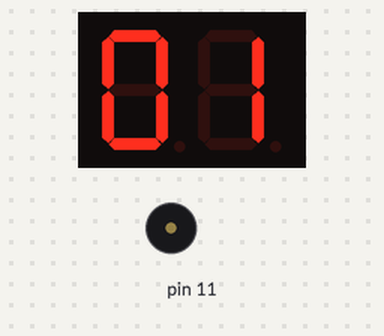
Simulated run of this program. Board: Arduino Uno, built with avr-gcc and run on an emulated ATmega328P. On the bench: 2-digit seven-segment display, buzzer (waves = sounding). Wiring (inferred from the names in the program): 2-digit 7-segment display, segments lit when HIGH: segments pin 4, pin 6, pin 2, pin 3, pin 5, pin 8, pin 7; digit selects pin 12, pin 13. The segment pins are drawn as the display they are named for.

Above: at 0.3 s.
At 9.85 s:
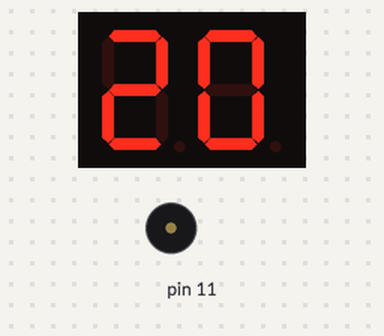
At 19.4 s:
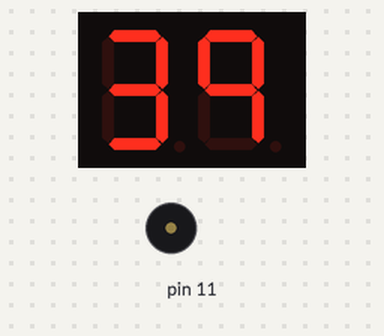
At 38.24 s:
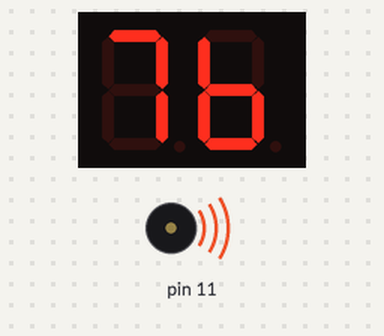
Timing chart, 0 to 40.0 s (numbered marks = the images above):
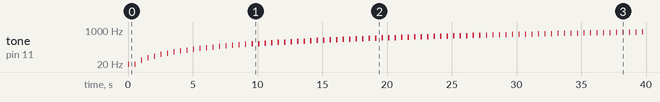

The program:

main.cpp
```cpp
#include <Arduino.h>

int segments[] = {4, 6, 2, 3, 5, 8, 7};
int digit[] = {0b00111111, 0b00000110, 0b01011011, 0b01001111, 0b01100110, 0b01101101, 0b01111100, 0b00000111, 0b01111111, 0b01100111, 0b01110111, 0b01111100, 0b00111001, 0b01011110, 0b01111001, 0b01110001};
int commonLeft = 12;
int commonRight = 13;

void printSymol(int symbol);

void setup()
{
  pinMode(11,OUTPUT);
  pinMode(commonLeft, OUTPUT);
  digitalWrite(commonLeft, HIGH);

  pinMode(commonRight, OUTPUT);
  digitalWrite(commonRight, HIGH);

  for (int i = 0; i < 7; i++)
  {
    pinMode(segments[i], OUTPUT);
    digitalWrite(segments[i], LOW);
  }
}
int left = 0;
int right = 0;
void setnumber(int num)
{
  left = (num / 10) % 10;
  right = num % 10;
}
void loop7seg()
{

  printSymol(left);

  digitalWrite(commonLeft, LOW);
  delay(2);
  digitalWrite(commonLeft, HIGH);
  printSymol(right);

  digitalWrite(commonRight, LOW);
  delay(2);
  digitalWrite(commonRight, HIGH);
}
unsigned long nextTimeToExecute = 0;
void loop()
{
loop7seg();
if(millis()>nextTimeToExecute){
  int currentNum = left * 10 + right;
  int nextNum = (currentNum + 1) %99;

    tone(11,10 * nextNum, 100);
  if(nextNum == 98){
     tone(11,200, 00);
  }

  setnumber(nextNum);
  nextTimeToExecute = millis()+500;

}


}

void printSymol(int symbol)
{
  for (int i = 0; i < 7; i++)
  {
    digitalWrite(segments[i], (digit[symbol] >> i) & 0x01);
  }
}
```

Measured:
- by itself, tone on pin 11: plays 10 Hz for 0.10 s, 20 Hz for 0.10 s, 30 Hz for 0.10 s, 40 Hz for 0.10 s, 50 Hz for 0.10 s, 60 Hz for 0.10 s … (80 notes in this stretch)
- what the display in image 0 shows lasts 0.6 s, from 0.0 s to 0.6 s
- what the display in image 1 shows lasts 0.6 s, from 9.6 s to 10.2 s
